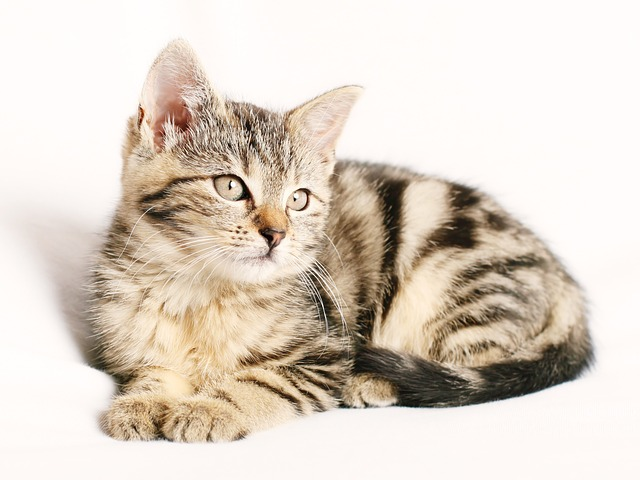
#> input picture image/cat1.jpg, 640 x 480 px
$ jupyter execute index6.ipynb
#> lines starting #> are read from the running program, lines starting #| are printed output that depends on the picture
[cell 1]
import cv2
import numpy as np

[cell 2]
img = cv2.imread("image/cat1.jpg")
#> img is the input picture: shape (480, 640, 3); mean B, G, R 199, 210.7, 221.7
res_img = cv2.resize(img,(500,500))
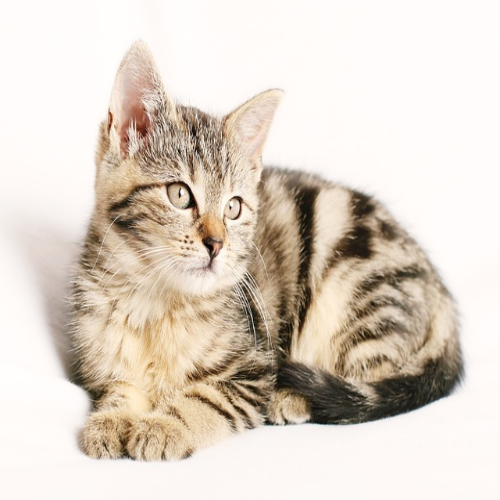
#> res_img: shape (500, 500, 3); mean B, G, R 199, 210.7, 221.6

g =  cv2.GaussianBlur(res_img,(7,7),0)
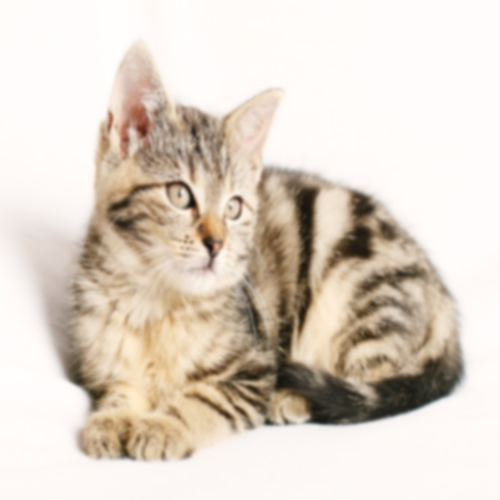
#> g: shape (500, 500, 3); mean B, G, R 199, 210.7, 221.6


h = np.hstack((res_img,g))
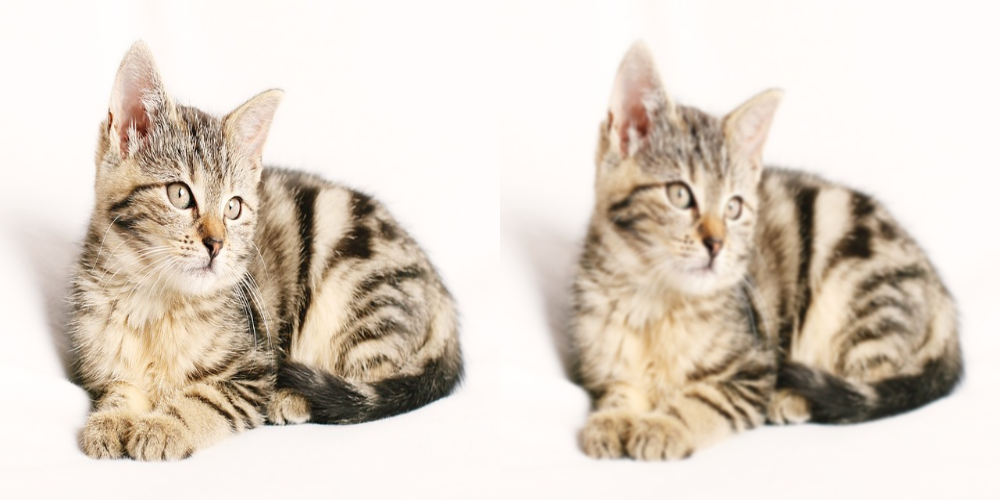
#> h: shape (500, 1000, 3); mean B, G, R 199, 210.7, 221.6
cv2.imshow("cat",h)
cv2.waitKey(0)
cv2.destroyAllWindows()

[cell 3]
img = cv2.imread("image/cat1.jpg")
res_img = cv2.resize(img,(500,500))

g =  cv2.GaussianBlur(res_img,(7,7),0)
m =  cv2.medianBlur(res_img,5)


h = np.hstack((res_img,g,m))
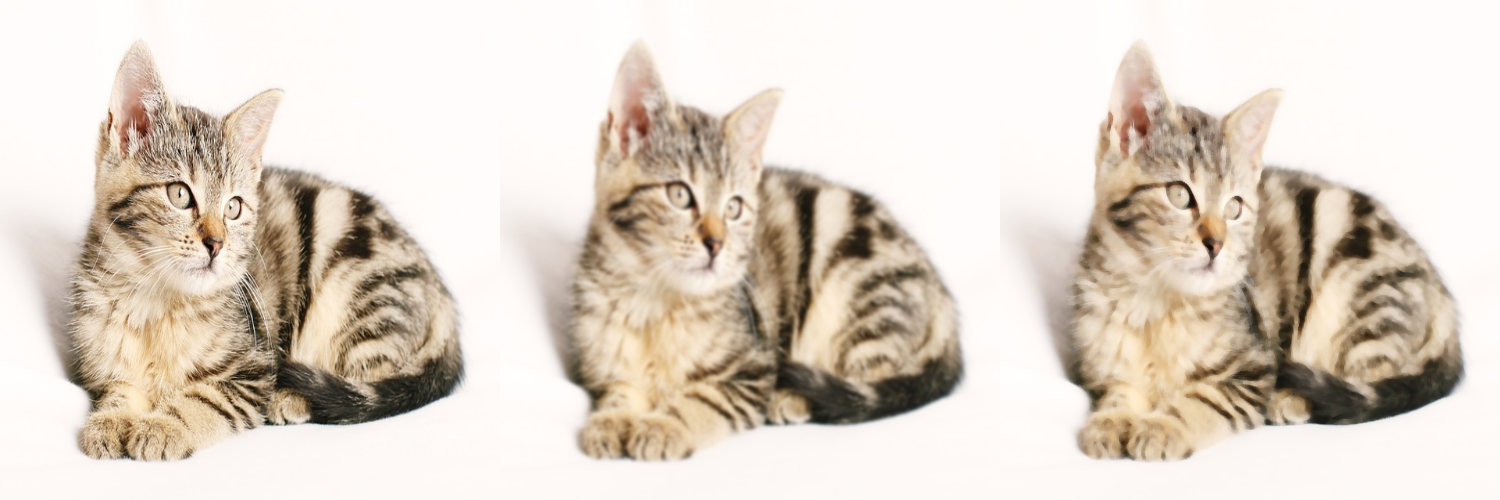
#> h: shape (500, 1500, 3); mean B, G, R 199.1, 210.8, 221.8
cv2.imshow("cat",h)
cv2.waitKey(0)
cv2.destroyAllWindows()

[cell 4]
img = cv2.imread("image/cat1.jpg")
res_img = cv2.resize(img,(500,500))

g =  cv2.GaussianBlur(res_img,(7,7),0)
m =  cv2.medianBlur(res_img,5)
b = cv2.bilateralFilter(res_img,9,75,75)


h = np.hstack((res_img,g,m,b))
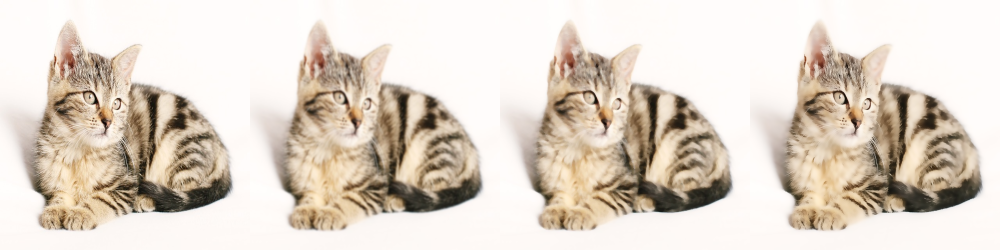
#> h: shape (500, 2000, 3) (shown at 1/2 size); mean B, G, R 199.1, 210.8, 221.8
cv2.imshow("cat",h)
cv2.waitKey(0)
cv2.destroyAllWindows()

[cell 5]
img = cv2.imread("image/cat2.jpeg")
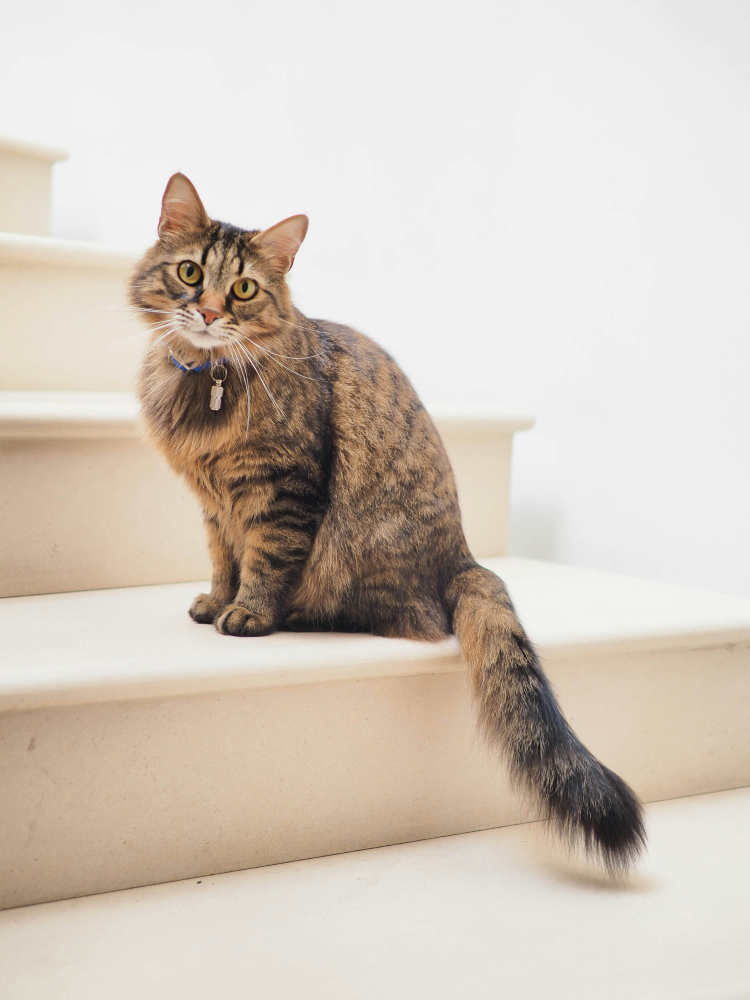
#> input picture image/cat2.jpeg, 3000 x 3999 px (shown at 1/4 size)
#> img is the input picture: shape (3999, 3000, 3); mean B, G, R 190.1, 200.8, 211.2
re_img = cv2.resize(img,(300,300))
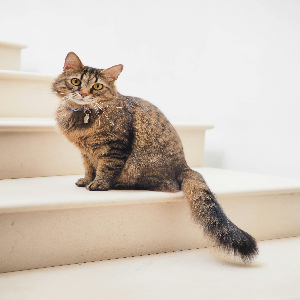
#> re_img: shape (300, 300, 3); mean B, G, R 190, 200.7, 211.1

h = np.hstack((re_img,re_img))
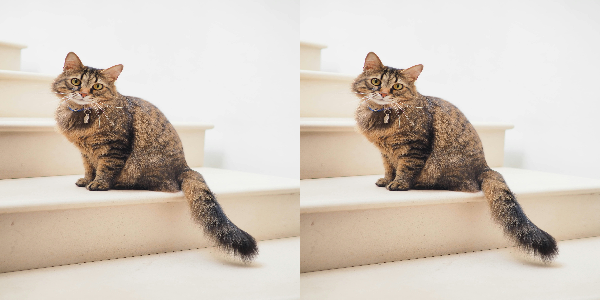
#> h: shape (300, 600, 3); mean B, G, R 190, 200.7, 211.1
v = np.vstack((h,h))
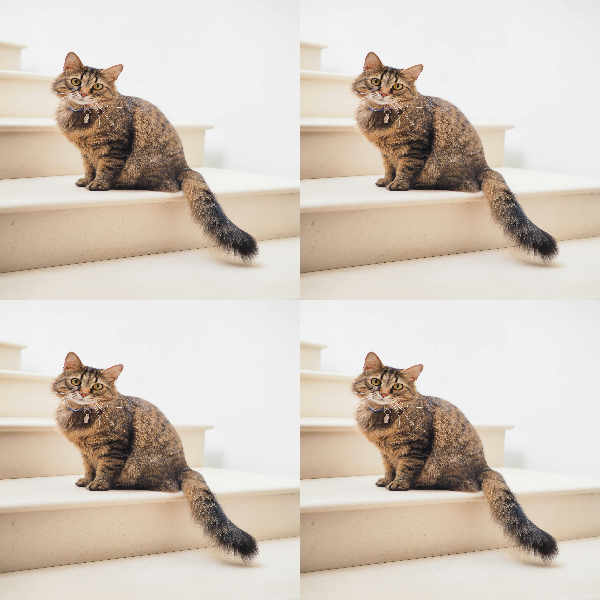
#> v: shape (600, 600, 3); mean B, G, R 190, 200.7, 211.1

cv2.imwrite("new_image.png",v)
cv2.imshow("cat",v)
cv2.waitKey(0)
cv2.destroyAllWindows()
